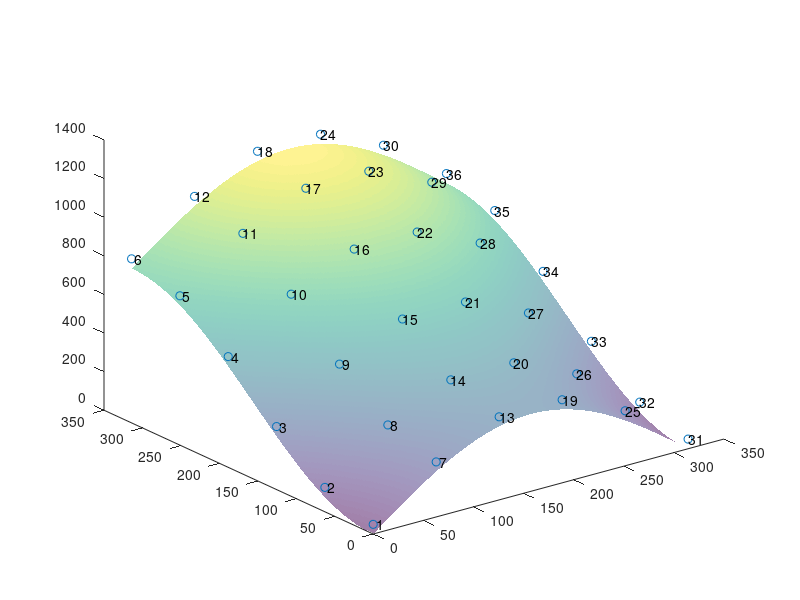

The MATLAB source for this figure: (Note: this script raises an error after producing the figure.)
clc;
clear;
close;

startTime = cputime;

%% Create a map with stops
figureHandle = figure;
hold;
[X,Y] = meshgrid(0:1:100*pi,0:1:100*pi);
Z = 400*sin(X./100) + 400*(cos(Y./100-pi)+1);
surface(X,Y,Z,'EdgeColor','none','FaceAlpha',0.5);
[A,B] = meshgrid(0:20*pi:100*pi,0:20*pi:100*pi);
xypoints = [A(:), B(:)];
A = xypoints(:,1);
B = xypoints(:,2);
C = 400*sin(A./100) + 400*(cos(B./100-pi)+1)+50;
surfPoints = [A,B,C];
scatter3(A, B, C);
k=1:length(A); 
text(A,B,C,num2str(k'))
view(3)

stops_x = A;
stops_y = B;
stops_z = C;

%% Create all possible edges between two stops
edges = nchoosek(1:length(surfPoints), 2);

%% Calculate distances between each point
distances = sqrt(  (A(edges(:,1)) - A(edges(:,2))).^2 ...
                  +(B(edges(:,1)) - B(edges(:,2))).^2 ...
                  +(C(edges(:,1)) - C(edges(:,2))).^2);
lengthDistance = length(distances);  %How many elements in distances (number of edges)

% In case I need an example of how to plot a line
% testX = [surfPoints(1,1), surfPoints(8,1)];
% testY = [surfPoints(1,2), surfPoints(8,2)];
% testZ = [surfPoints(1,3), surfPoints(8,3)];
% plot3(testX,testY,testZ);

nStops = length(surfPoints);

%% Equality constraints

%This makes a sparse array. No idea why its done this way
%First type of equality constraint. States that the number of
%edges must equal the number of nodes
%Aeq = spones(1:length(edges));  %Creates array from 1 to length(edges), then sets all nonzeros to 1
%beq = nStops;

%Second type of equality constraint makes it so two edges are
%attached to each node.
%Essentially, if node ii is part of an edge, make it part of the constraint
%e.g. (1,2), (1,3), (1,4), (2,3), (2,4), (3,4) are all edges
%row 2 of Aeq would be 1, 1, 1, 0, 0, 0, for edges that contain node 1
%row 3 of Aeq would be 1, 0, 0, 1, 1, 0, for edges that contain node 2
%row 4 of Aeq would be 0, 1, 0, 1, 0, 1, for edges that contain node 3
%row 5 of Aeq would be 0, 0, 1, 0, 1, 1, for edges that contain node 4
%rows 2-5 of beq would be 2, to show that only two edges are allowed per
%node
Aeq = [];
%[Aeq; spalloc(nStops, length(edges), nStops * (nStops - 1))]; %Extends Aeq
for ii = 1:nStops
    whichEdges = (edges == ii); %Find the trips that include stop ii
    whichEdges = sparse(sum(whichEdges, 2));    %include trips where ii is at either end
    Aeq(ii, :) = whichEdges';%Append to constraint matrix
end
beq = [2 * ones(nStops, 1)];

%% Binary bounds

%Make all the variables binary so that for each edge between two nodes, it
% either traversed or not traversed
intcon = 1:lengthDistance;  %Set all edge variables to integers
lb = zeros(lengthDistance, 1);  %Lower bound of 0
ub = ones(lengthDistance, 1);   %Upper bound of 1

%% Optimize using intlinprog

opts = optimoptions('intlinprog', 'Display', 'off', ...
    'CutMaxIterations', 50, 'CutGeneration', 'advanced');
[x_tsp, costopt, exitflag, output] = intlinprog(distances, intcon, [], [], Aeq, beq, lb, ub, opts);

%% Visualize the solution

segments = find(x_tsp); % Get indices of lines on optimal path
lh = zeros(nStops,1); % Use to store handles to lines on plot
lh = update3DPlot(lh,x_tsp,edges,stops_x,stops_y,stops_z);
title('Solution with Subtours');

%% Detect subtours

subTours = detectSubtours(x_tsp, edges);
numTours = length(subTours); %Number of subtours
fprintf('# of subtours: %d\n', numTours);

%% Subtour constraints

A = spalloc(0, lengthDistance, 0);
b = [];
while numTours > 1
    %Add the subtour constraints
    A = [A; spalloc(numTours, lengthDistance, nStops)];
    b = [b; zeros(numTours, 1)];
    for ii = 1:numTours
        rowEdge = size(A, 1) + 1;
        subTourEdge = subTours{ii};
        subTourEdgeVariations = nchoosek(1:length(subTourEdge), 2);
        for jj = 1:length(subTourEdgeVariations)
            whichVariation = (sum(edges==subTourEdge(subTourEdgeVariations(jj,1)),2)) & ...
                (sum(edges==subTourEdge(subTourEdgeVariations(jj,2)),2));
            A(rowEdge, whichVariation) = 1;
        end
        b(rowEdge) = length(subTourEdge) - 1;
    end
    
    %Optimize again
    [x_tsp, costopt, exitflag, output] = intlinprog(distances, intcon, A, b, Aeq, beq, lb, ub, opts);
    
    %Update plot
    lh = update3DPlot(lh, x_tsp, edges,stops_x,stops_y,stops_z);
    
    %Recount subtours
    subTours = detectSubtours(x_tsp, edges);
    numTours = length(subTours);
    fprintf('# of subtours: %d\n', numTours);
end


fprintf("Shortest path between %d nodes. Elapsed time: %fs\n", nStops, cputime - startTime);
nStops = nStops + 2;
title('Solution with Subtours Eliminated');
hold off